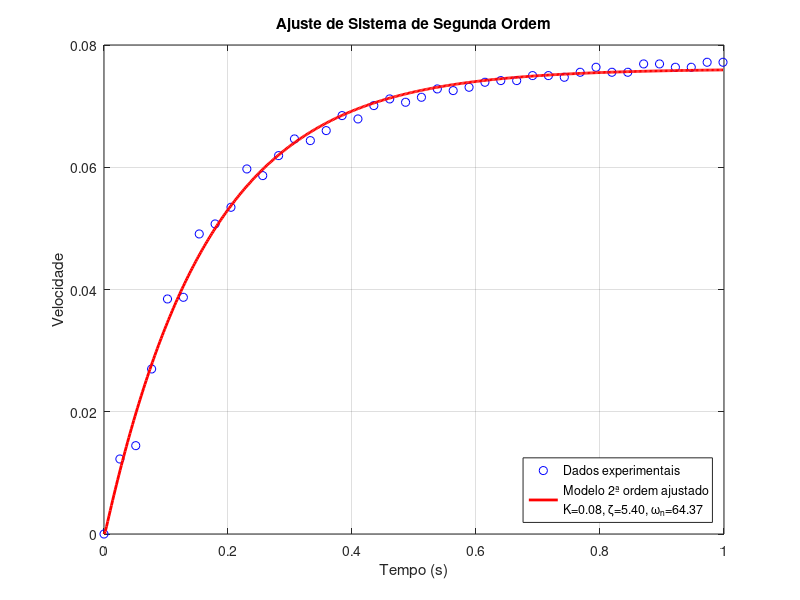

MATLAB code for this plot:
% Dados experimentais
dados = [
    0.000000, 0; 0.025600, 45; 0.051201, 53; 0.076800, 99; 0.102400, 141;
    0.127998, 142; 0.153600, 180; 0.179200, 186; 0.204800, 196; 0.230400, 219;
    0.255996, 215; 0.281600, 227; 0.307200, 237; 0.332800, 236; 0.358400, 242;
    0.384000, 251; 0.409600, 249; 0.435192, 257; 0.460800, 261; 0.486400, 259;
    0.511992, 262; 0.537600, 267; 0.563200, 266; 0.588800, 268; 0.614400, 271;
    0.640000, 272; 0.665600, 272; 0.691200, 275; 0.716800, 275; 0.742400, 274;
    0.768000, 277; 0.793600, 280; 0.819200, 277; 0.844800, 277; 0.870384, 282;
    0.896000, 282; 0.921600, 280; 0.947200, 280; 0.972800, 283; 0.998400, 283
];
tempo = dados(:, 1);
velocidade = dados(:, 2) * (2 *pi /(12* 1920));

% Função de resposta ao degrau de sistema de 2ª ordem subamortecido
resposta_segunda_ordem = @(p, t) p(1) * (1 - (1 ./ sqrt(1 - p(2)^2)) .* ...
    exp(-p(2) * p(3) * t) .* sin(p(3) * sqrt(1 - p(2)^2) * t + acos(p(2))));

% Chutes iniciais: [K, zeta, wn]
p0 = [max(velocidade), 0.5, 10];

% Ajuste com lsqcurvefit
options = optimset('Display','off');
p_otimos = lsqcurvefit(resposta_segunda_ordem, p0, tempo, velocidade, [], [], options);

% Parâmetros ajustados
K = p_otimos(1);
zeta = p_otimos(2);
wn = p_otimos(3);

% Geração da curva ajustada
tempo_fit = linspace(min(tempo), max(tempo), 500);
velocidade_fit = resposta_segunda_ordem(p_otimos, tempo_fit);

% Plot
figure;
plot(tempo, velocidade, 'bo', 'DisplayName', 'Dados experimentais');
hold on;
plot(tempo_fit, velocidade_fit, 'r-', 'LineWidth', 2, 'DisplayName', ...
    sprintf('Modelo 2ª ordem ajustado\nK=%.2f, ζ=%.2f, ω_n=%.2f', K, zeta, wn));
xlabel('Tempo (s)');
ylabel('Velocidade');
title('Ajuste de Sistema de Segunda Ordem');
legend('Location', 'southeast');
grid on;
